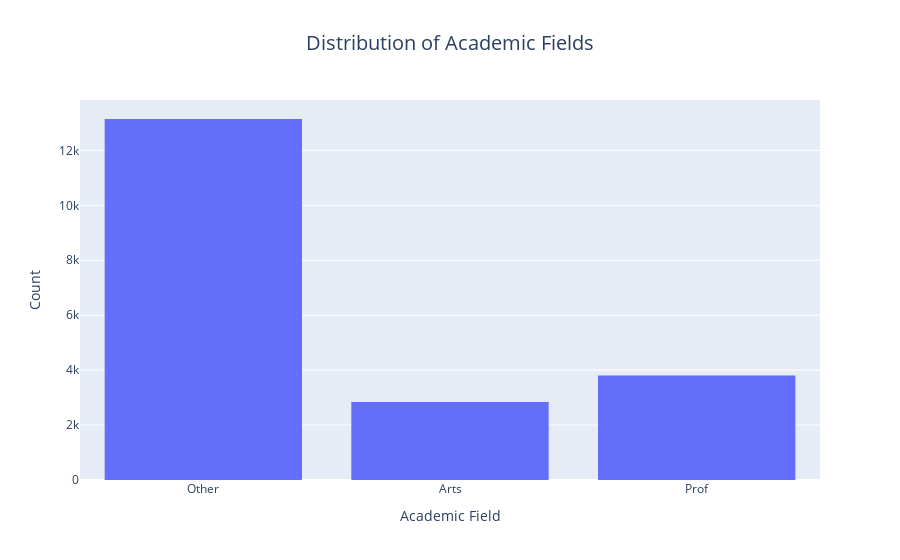

Source (notebook cell):
### Markdown cell above
## Distribution of Academic Fields

### Code cell
# Distribution of Academic Fields

fig = px.histogram(df, x='field', title='Distribution of Academic Fields',
                   labels={'field': 'Academic Field', 'count': 'Count'},
                   template='plotly')
fig.update_layout(title_font_size=20, title_x=0.5, 
                  xaxis_title='Academic Field', yaxis_title='Count')
fig.show()

### Figure 1 — Plotly figure (JSON) as saved in the notebook; plotly's stock layout.template omitted (floating-point values rounded to 4 significant figures; data arrays with more than 128 entries replaced by an {"elided": "..."} marker saying what was removed)
{"data": [{"alignmentgroup": "True", "bingroup": "x", "hovertemplate": "Academic Field=%{x}<br>count=%{y}<extra></extra>", "legendgroup": "", "marker": {"color": "#636efa", "pattern": {"shape": ""}}, "name": "", "offsetgroup": "", "orientation": "v", "showlegend": false, "type": "histogram", "x": {"elided": "19792 str values"}, "xaxis": "x", "yaxis": "y"}], "layout": {"barmode": "relative", "legend": {"tracegroupgap": 0}, "title": {"font": {"size": 20}, "text": "Distribution of Academic Fields", "x": 0.5}, "xaxis": {"anchor": "y", "domain": [0, 1], "title": {"text": "Academic Field"}}, "yaxis": {"anchor": "x", "domain": [0, 1], "title": {"text": "Count"}}}}
